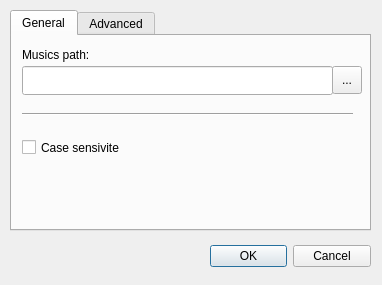
<ui version="4.0" >
 <class>configWindow</class>
 <widget class="QDialog" name="configWindow" >
  <property name="geometry" >
   <rect>
    <x>0</x>
    <y>0</y>
    <width>382</width>
    <height>285</height>
   </rect>
  </property>
  <property name="maximumSize" >
   <size>
    <width>400</width>
    <height>300</height>
   </size>
  </property>
  <property name="windowTitle" >
   <string>KXmp Settings</string>
  </property>
  <property name="windowIcon" >
   <iconset resource="kxmpicons.qrc" >
    <normaloff>:/icons/icons/sazli.png</normaloff>:/icons/icons/sazli.png</iconset>
  </property>
  <widget class="QDialogButtonBox" name="buttons" >
   <property name="geometry" >
    <rect>
     <x>210</x>
     <y>240</y>
     <width>161</width>
     <height>32</height>
    </rect>
   </property>
   <property name="orientation" >
    <enum>Qt::Horizontal</enum>
   </property>
   <property name="standardButtons" >
    <set>QDialogButtonBox::Cancel|QDialogButtonBox::Ok</set>
   </property>
   <property name="centerButtons" >
    <bool>false</bool>
   </property>
  </widget>
  <widget class="QTabWidget" name="tabWidget" >
   <property name="geometry" >
    <rect>
     <x>10</x>
     <y>10</y>
     <width>361</width>
     <height>221</height>
    </rect>
   </property>
   <property name="currentIndex" >
    <number>0</number>
   </property>
   <widget class="QWidget" name="tab" >
    <attribute name="title" >
     <string>General</string>
    </attribute>
    <widget class="QLabel" name="label" >
     <property name="geometry" >
      <rect>
       <x>10</x>
       <y>10</y>
       <width>121</width>
       <height>18</height>
      </rect>
     </property>
     <property name="text" >
      <string>Musics path:</string>
     </property>
    </widget>
    <widget class="Line" name="line" >
     <property name="geometry" >
      <rect>
       <x>10</x>
       <y>70</y>
       <width>331</width>
       <height>16</height>
      </rect>
     </property>
     <property name="orientation" >
      <enum>Qt::Horizontal</enum>
     </property>
    </widget>
    <widget class="QCheckBox" name="isIgnoreCase" >
     <property name="geometry" >
      <rect>
       <x>10</x>
       <y>100</y>
       <width>251</width>
       <height>23</height>
      </rect>
     </property>
     <property name="text" >
      <string>Case sensivite</string>
     </property>
     <property name="checked" >
      <bool>false</bool>
     </property>
    </widget>
    <widget class="QLineEdit" name="pathLine" >
     <property name="geometry" >
      <rect>
       <x>10</x>
       <y>30</y>
       <width>311</width>
       <height>29</height>
      </rect>
     </property>
    </widget>
    <widget class="QToolButton" name="dirSelectButton" >
     <property name="geometry" >
      <rect>
       <x>320</x>
       <y>30</y>
       <width>30</width>
       <height>28</height>
      </rect>
     </property>
     <property name="text" >
      <string>...</string>
     </property>
    </widget>
   </widget>
   <widget class="QWidget" name="tab_2" >
    <attribute name="title" >
     <string>Advanced</string>
    </attribute>
    <widget class="QCheckBox" name="isShuffle" >
     <property name="geometry" >
      <rect>
       <x>20</x>
       <y>30</y>
       <width>281</width>
       <height>23</height>
      </rect>
     </property>
     <property name="text" >
      <string>Mixed listing</string>
     </property>
    </widget>
    <widget class="QCheckBox" name="isColored" >
     <property name="geometry" >
      <rect>
       <x>20</x>
       <y>70</y>
       <width>151</width>
       <height>23</height>
      </rect>
     </property>
     <property name="text" >
      <string>List colors</string>
     </property>
    </widget>
   </widget>
  </widget>
 </widget>
 <resources>
  <include location="" />
  <include location="kxmpicons.qrc" />
 </resources>
 <connections/>
</ui>
